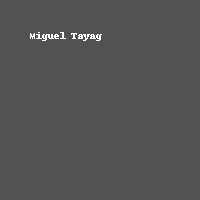

This chart was generated by the following Python code:
from PIL import Image, ImageDraw
import random

# Generate a dark 8-bit color
my_color = random.randint(0, 150)

# Enter your name here as a string
my_name = "Miguel Tayag"

# Create 8-bit grayscale image of size 200x200 using
# the randomly-generated 8-bit color
img = Image.new('L', (200,200), color = my_color)

# add text to drawing at position (30,30)
# in white
my_text = ImageDraw.Draw(img)
my_text.text((30, 30), my_name, fill=255)

# save image as task4.png
img.save('task4.png')